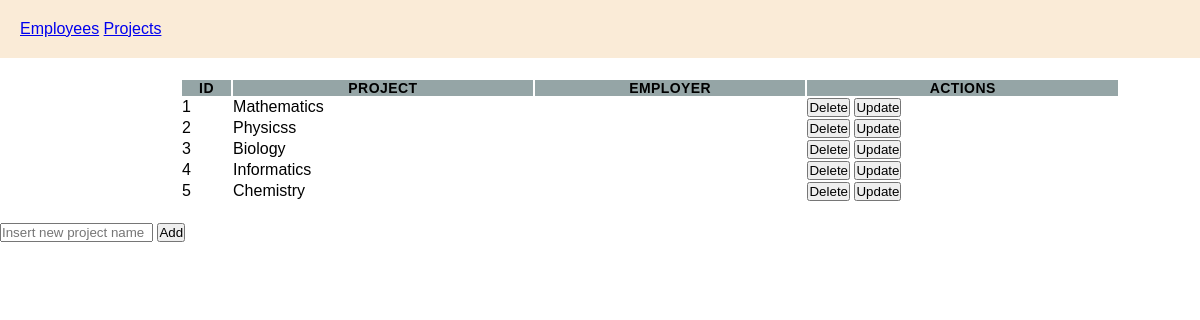
The app's page /projects.php with its own data.
### tables this page shows
CREATE TABLE `projects` (
  `id` bigint(20) NOT NULL AUTO_INCREMENT,
  `project` varchar(15) NOT NULL,
  `employees_id` bigint(30) DEFAULT NULL,
  PRIMARY KEY (`id`),
  KEY `employees_id_idx` (`id`) /*!80000 INVISIBLE */,
  KEY `employees_id_idx1` (`employees_id`),
  CONSTRAINT `employees_id` FOREIGN KEY (`employees_id`) REFERENCES `employees` (`projects_id`)
);

### projects.php (the view, shortened to what this page needs)
<!DOCTYPE html>
<html lang="en">
<head>
    <link rel="stylesheet" href="style.css">
</head>
<body>
<header>
<a href= 'index.php'>Employees</a>
<a href= 'projects.php'>Projects</a>
</header>
<div class="container">
<?php
    $servername = "localhost";
    $username = "root";
    $password = "mysql";
    $dbname = "sprint";
    $conn = mysqli_connect($servername, $username, $password, $dbname);
?>
<?php
    $sql = "SELECT projects.id, projects.project, projects.employees_id,
            GROUP_CONCAT(employees.employer separator \", \") as em_id
            FROM projects
            LEFT JOIN employees
            ON projects.employees_id = employees.id
            GROUP BY projects.id";
    $result = mysqli_query($conn, $sql);
    if (mysqli_num_rows($result) > 0) {
        print('<table class="table">
                    <thead class="table-header">
                        <tr>
                            <th>Id</th>
                            <th>Project</th>
                            <th>Employer</th>
                            <th>Actions</th>
                    </thead>
                    <tbody>');
    $i = 1;
        while($row = mysqli_fetch_assoc($result)) {
        print(          '<tr>
                            <td>' . $i . '</td>
                            <td>' . $row["project"] . '</td>
                            <td>' . $row["em_id"] . '</td>
                            <td>' .
                                '<form action="'. $_SERVER['PHP_SELF'] .'" method="post">
                                    <button type="submit" name="delete_pro" class="btn btn-outline-primary btn-sm" value="'. $row['id'] .'">Delete</button>
                                    <button type="button" name="submit" class="btn btn-primary btn-sm"">Update</button>
                                </form>' .
                            '</td>
                        </tr>');
    $i++;
        }
        print(     '</tbody>
              </table>
</div>');
    } else {
    echo '0 results';
    }
?>
<form method="POST">
  <input type="text" name="project" value="<?php echo $row['project'] ?>" placeholder="Insert new project name" Required>
  <input type="submit" name="insert_pro" value="Add">
</form>
</body>
</html>

### style.css (style rules this page uses)
body, body * { margin: 0; padding: 0; vertical-align: top; box-sizing: border-box; font-family: 'Gill Sans', 'Gill Sans MT', Calibri, 'Trebuchet MS', sans-serif; word-break: break-all; }
header { display: inline-block; width: 100%; background-color: antiquewhite; padding: 20px; }
.container { max-width: 1000px; margin-left: auto; margin-right: auto; padding-left: 10px; padding-right: 10px; }
.table { width: 100%; margin-left: 50px; padding: 20px; }
.table-header { background-color: #95A5A6; font-size: 14px; text-transform: uppercase; letter-spacing: 0.03em; }

### records on screen
projects: project "Mathematics"
projects: project "Physicss"
projects: project "Biology"
projects: project "Informatics"
projects: project "Chemistry", $row['id'] 12 (drawn)
